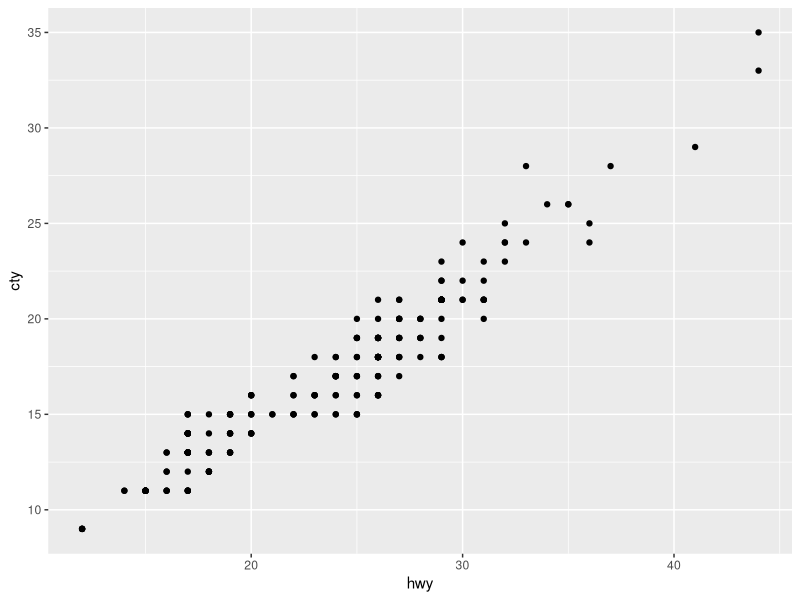

Write R code to recreate this figure.
## ---- chunk 1

## ---- chunk 2
library(tidyverse)
ggplot(mpg, aes(hwy, cty)) + 
  geom_point()
